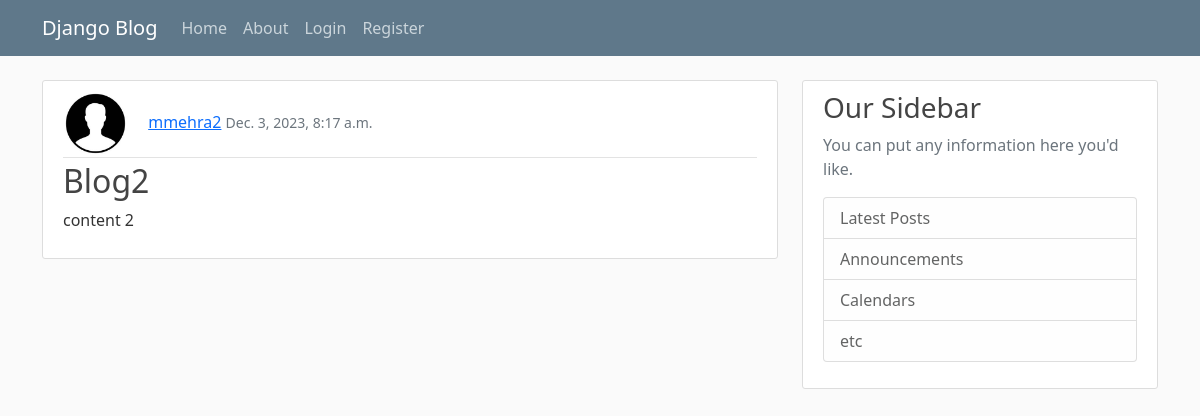
The page /detail/2/ on the database its author committed.
### blog/models.py (models this page shows, shortened)
class NewPost(models.Model):
    title = models.CharField(max_length=100)
    content = models.TextField()
    date_posted = models.DateTimeField(default=timezone.now)
    author = models.ForeignKey(User, on_delete=models.CASCADE)

### users/models.py (models this page shows, shortened)
class Profile(models.Model):
    user = models.OneToOneField(User, on_delete=models.CASCADE)
    image = models.ImageField(default='default.jpg', upload_to='profile_pics')

### blog/views.py (the view)
# urls.py: path('detail/<int:pk>/', PostDetailView.as_view(), name='detail'),
class PostDetailView(DetailView):
    model = NewPost
    template_name = 'detail.html'

### blog/templates/detail.html (shortened to what this page needs)
{% extends "base.html"%}
{% block content %}
    <article class="media content-section">
        <div class="media-body">
          <div class="article-metadata">
            <img class="rounded-circle article-img" src="{{ object.author.profile.image.url }}">
            <a class="mr-2" href="#">{{ object.author }}</a>
            <small class="text-muted">{{ object.date_posted}}</small>
          </div>
          <h2 class="article-title">{{ object.title }}</h2>
          <p class="article-content">{{ object.content }}</p>
        </div>
    </article>
{% endblock content %}

### blog/static/blog/main.css (style rules this page uses)
body { background: #fafafa; color: #333333; margin-top: 5rem; }
h1, h2, h3, h4, h5, h6 { color: #444444; }
.content-section { background: #ffffff; padding: 10px 20px; border: 1px solid #dddddd; border-radius: 3px; margin-bottom: 20px; }
.article-title { color: #444444; }
.article-content { white-space: pre-line; }
.article-img { height: 65px; width: 65px; margin-right: 16px; }
.article-metadata { padding-bottom: 1px; margin-bottom: 4px; border-bottom: 1px solid #e3e3e3 }

### rows shown on the page
NewPost: author.profile.image (placeholder picture), author "mmehra2", date_posted "Dec. 3, 2023, 8:17 a.m.", title "Blog2", content "content 2"
